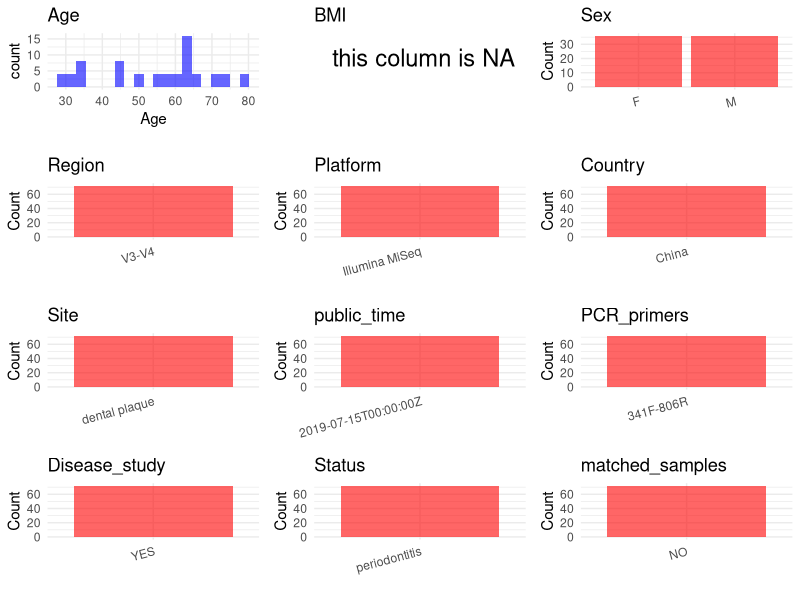

The R script that drew this image: (Note: this script raises an error after producing the figure.)
## ---- chunk 1
library(tidyverse)
library(ggplot2)
library(cowplot)

setwd("C:/Users/zyc/Desktop/oral_project/data/projects/PRJNA477241")
initial_meta <- read.csv("SraRunTable.csv", header = TRUE) 
head(initial_meta)
## ---- chunk 2
metadata <- data.frame(
  BioProject = initial_meta$BioProject,
  Run = initial_meta$Run,
  sample_name = initial_meta$Sample.Name,
  Age = initial_meta$Host_Age, 
  BMI = NA,  
  Sex = initial_meta$host_sex,
  Platform = initial_meta$Instrument,
  Country = initial_meta$geo_loc_name_country,
  Site = initial_meta$env_material,
  public_time = initial_meta$ReleaseDate,
  Status = initial_meta$Host_disease,
  stringsAsFactors = FALSE
)
## ---- chunk 3

# metadata <- metadata %>% mutate(Site = case_when(
#   grepl("Supragingival dental plaque",Site) ~ "Supragingival dental plaque",
#   TRUE ~ Site
# ))
metadata <- metadata %>% mutate(Status = case_when(
  grepl("periodontitis",Status) ~ "periodontitis",
  TRUE ~ Status
))
# metadata <- metadata %>%mutate(Status = case_when(
#   Status == "Oral Neoplasm (Healthy Control)" ~ "HC",
#   Status == "Oral Neoplasm (OSCC)" ~ "OSCC",
#   TRUE ~ "Precancer"
# ))
metadata <- metadata %>%
  mutate(Sex = recode(Sex, "female" = "F", "male" = "M"))
# metadata <-metadata%>%
#   mutate(Country = case_when(Country == "Taiwan" ~ "China"))

## ---- chunk 4
metadata$matched_samples <- "NO"
metadata$Region <- "V3-V4"
metadata$title <- "Intra-oral single-site comparisons of periodontal and peri-implant microbiota in health and disease"
metadata$Disease_study <- "YES"
metadata$PCR_primers <- "341F-806R"

head(metadata)
## ---- chunk 5
print(paste("Number of unique runs:", length(unique(metadata$Run))))
print(paste("Number of unique sample names:", length(unique(metadata$sample_name))))
## ---- chunk 6
plot_data <- metadata %>%
  select(-BioProject, -Run, -sample_name, -title)

# Function to create simple plots for each column
create_simple_plots <- function(data) {
  plots <- list()
  
  for (col in colnames(data)) {
    # Check if the column is all NA
    if (all(is.na(data[[col]]))) {
      # Create an empty plot with text indicating all NA
      p <- ggplot() +
        annotate("text", x = 0.5, y = 0.5, label = "this column is NA", size = 6) +
        labs(title = col) +
        theme_void()
    } else if (is.numeric(data[[col]])) {
      # Numeric variable: histogram
      p <- ggplot(data, aes(x = .data[[col]])) +
        geom_histogram(fill = "blue", alpha = 0.6, bins = 20, na.rm = TRUE) +
        labs(title = col) +
        theme_minimal()
    } else {
      # Categorical variable: bar plot (remove NA values)
      count_data <- as.data.frame(table(data[[col]], useNA = "ifany"))
      p <- ggplot(count_data, aes(x = reorder(Var1, -Freq), y = Freq)) +
        geom_col(fill = "red", alpha = 0.6) +
        labs(title = col, x = NULL, y = "Count") +
        theme_minimal() +
        theme(axis.text.x = element_text(angle = 15, hjust = 1))
    }
    plots[[col]] <- p
  }
  
  return(plots)
}


plots <- create_simple_plots(plot_data)
p<-plot_grid(plots$Age, 
          plots$BMI, 
          plots$Sex, 
          plots$Region, 
          plots$Platform, 
          plots$Country, 
          plots$Site,
          plots$public_time, 
          plots$PCR_primers,
          plots$Disease_study,
          plots$Status,
          plots$matched_samples,# add 
          ncol = 3, align = "hv", axis = "lb")
ggsave("Metadata_Summary.png", plot = p, width = 8, height = 6, dpi = 150)


## ---- chunk 7
knitr::include_graphics("Metadata_Summary.png")
## ---- chunk 8
metadata <- metadata[, c(
  "BioProject", "Run", "sample_name", "Age", "BMI", "Sex", 
  "Region", "Platform", "Country", "Site", "public_time", 
  "PCR_primers", "title", "Disease_study", "Status","matched_samples"
)]

write.csv(metadata, file = "metadata.csv", quote = TRUE)
